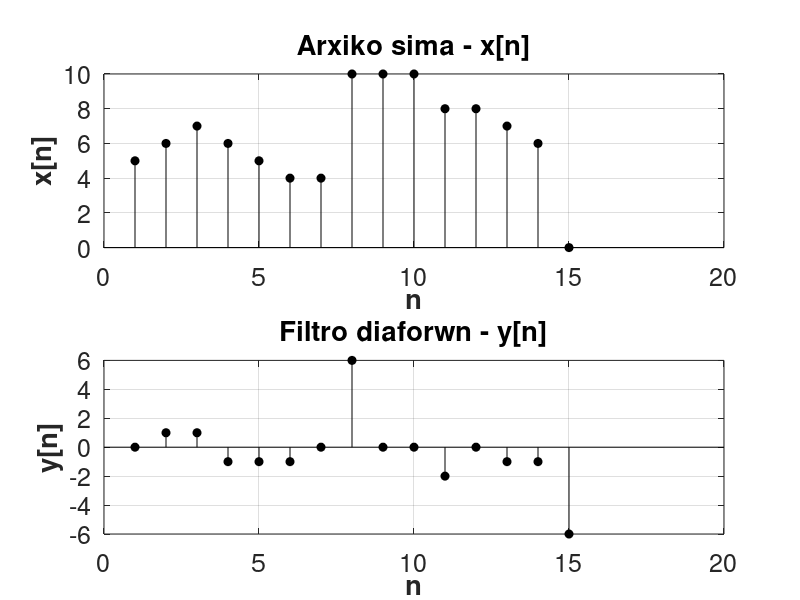
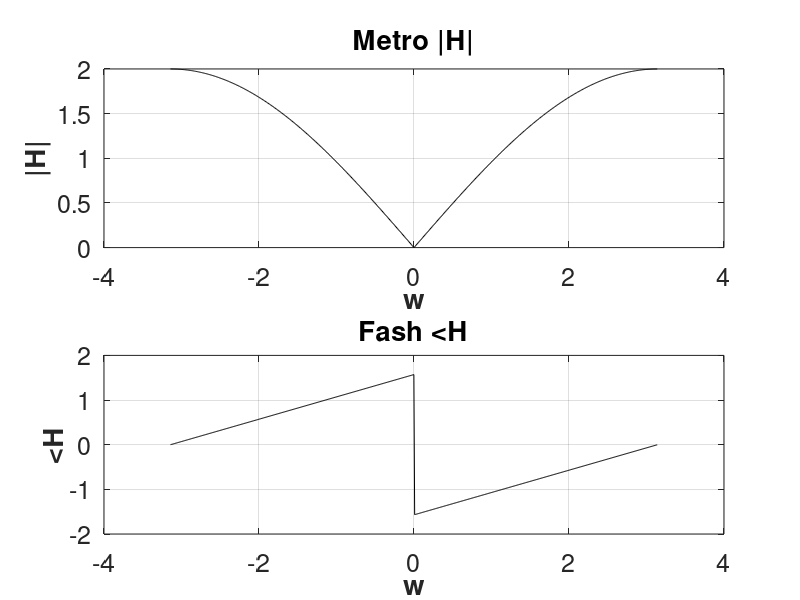
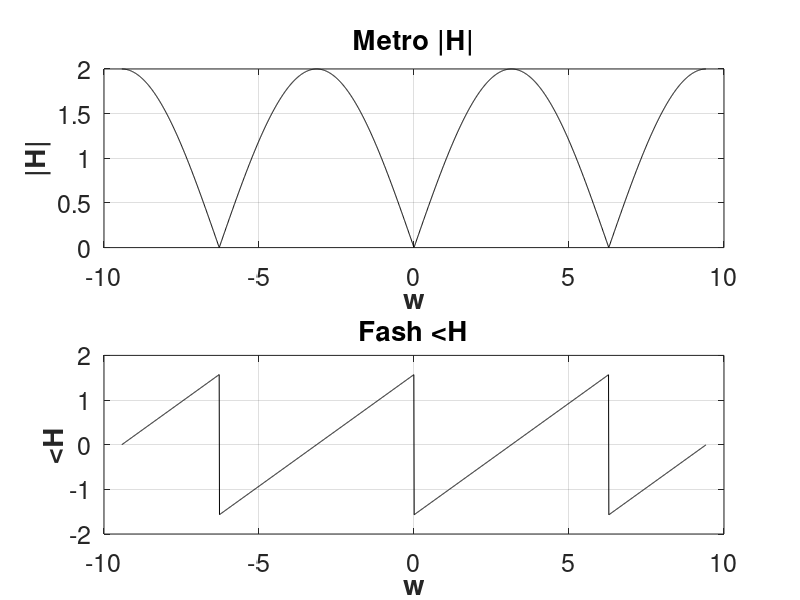

Recreate these plots in MATLAB, in order.
#        #
 # # # #
  #Lab6#
  # # # #
 #       #

##########################################
# Askisi - Filtro diaforwn prwtis taksis #
##########################################

# a.
n = [1:15]

xn = [5,6,7,6,5,4,4,10,10,10,8,8,7,6,0] # arxiko sima

yn = zeros(1,length(xn));

yn(1) = 0;
for i=2:length(xn)
  yn(i) = xn(i) - xn(i-1);
endfor

figure;
subplot(211)
stem(n, xn, "k", "fill"); grid;
xlabel("n", "fontweight", "bold");
ylabel("x[n]", "fontweight", "bold");
title("Arxiko sima - x[n]");
set(gca, "linewidth", 0.6, "fontsize", 18)

subplot(212)
stem(n, yn, "k", "fill"); grid;
xlabel("n", "fontweight", "bold");
ylabel("y[n]", "fontweight", "bold");
title("Filtro diaforwn - y[n]");
set(gca, "linewidth", 0.6, "fontsize", 18)

# b.
# w = [-pi:pi]
w = [-pi:0.01:pi]

theta = zeros(size(w));
hejw = zeros(size(w));

theta = atan(sin(w)./(1-cos(w)));
hejw = 2.*abs(sin(w./2)).*exp((-j).*theta);

hejw_abs = abs(hejw);
hejw_angle = angle(hejw);

figure;
subplot(211)
plot(w, hejw_abs, "k"); grid;
xlabel("w", "fontweight", "bold");
ylabel("|H|", "fontweight", "bold");
title("Metro |H|");
set(gca, "linewidth", 0.6, "fontsize", 18)

subplot(212)
plot(w, hejw_angle, "k"); grid;
xlabel("w", "fontweight", "bold");
ylabel("<H", "fontweight", "bold");
title("Fash <H");
set(gca, "linewidth", 0.6, "fontsize", 18)

# w = [-3*pi:3*pi]
w = [-3*pi:0.01:3*pi]

theta = zeros(size(w));
hejw = zeros(size(w));

theta = atan(sin(w)./(1-cos(w)));
hejw = 2.*abs(sin(w./2)).*exp((-j).*theta);

hejw_abs = abs(hejw);
hejw_angle = angle(hejw);

figure;
subplot(211)
plot(w, hejw_abs, "k"); grid;
xlabel("w", "fontweight", "bold");
ylabel("|H|", "fontweight", "bold");
title("Metro |H|");
set(gca, "linewidth", 0.6, "fontsize", 18)

subplot(212)
plot(w, hejw_angle, "k"); grid;
xlabel("w", "fontweight", "bold");
ylabel("<H", "fontweight", "bold");
title("Fash <H");
set(gca, "linewidth", 0.6, "fontsize", 18)

# close windows
waitforbuttonpress
close('all')

